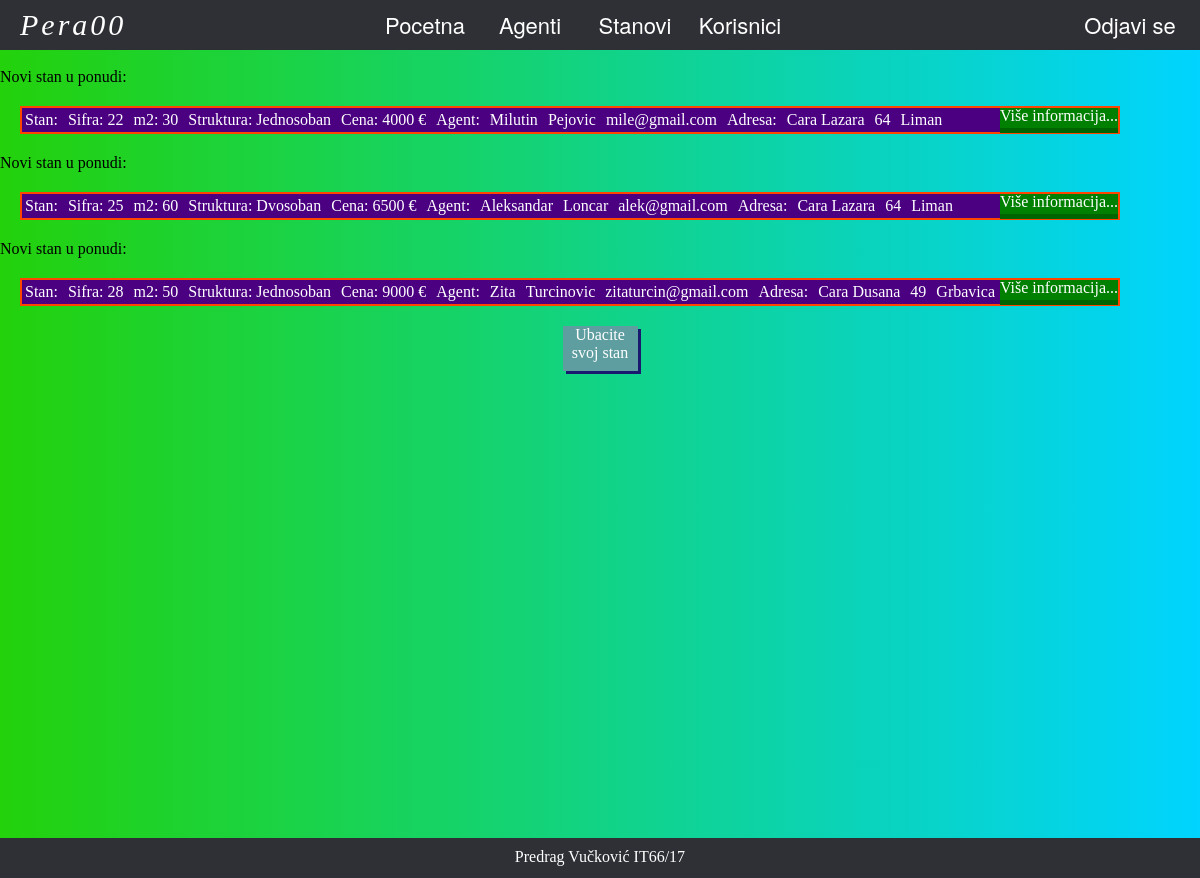
The app's page /home.php (signed in) with its own data.
### tables this page shows
CREATE TABLE IF NOT EXISTS `stanovi` (
  `SifraS` int(11) NOT NULL AUTO_INCREMENT,
  `m2` int(11) NOT NULL,
  `Struktura` varchar(11) NOT NULL,
  `Cena` int(11) NOT NULL,
  `SifraK` int(11) DEFAULT NULL,
  `SifraZ` int(11) NOT NULL,
  PRIMARY KEY (`SifraS`),
  KEY `SifraZ` (`SifraZ`),
  KEY `SifraK` (`SifraK`)
);

CREATE TABLE IF NOT EXISTS `agenti` (
  `SifraA` int(11) NOT NULL,
  `Ime` varchar(11) NOT NULL,
  `Prezime` varchar(11) NOT NULL,
  `Email` varchar(30) NOT NULL,
  PRIMARY KEY (`SifraA`)
);

CREATE TABLE IF NOT EXISTS `zgrade` (
  `SifraZ` int(11) NOT NULL,
  `Ulica` varchar(11) NOT NULL,
  `Broj` int(11) NOT NULL,
  `SifraN` int(11) NOT NULL,
  PRIMARY KEY (`SifraZ`),
  KEY `SifraN` (`SifraN`)
);

CREATE TABLE IF NOT EXISTS `naselje` (
  `SifraN` int(11) NOT NULL,
  `Naziv` varchar(11) NOT NULL,
  `km2` int(11) NOT NULL,
  PRIMARY KEY (`SifraN`)
);

### home.php (the view, shortened to what this page needs)
<!DOCTYPE html>
<html>
<head>
	<link rel="stylesheet" type="text/css" href="CSS/style.css">
</head>
<body>
	<?php
			if (isset($_SESSION['username'])) {
			$server="localhost";
			$sqlusername="root";
			$sifra="";
			$imeBaze="nekretnine";
			$username=$_SESSION['username'];
			$konekcija=mysqli_connect($server,$sqlusername,$sifra,$imeBaze);
		echo '<div class="navbar"><form action="logout.php" metod="POST"><button type="submit" id="odjava">Odjavi se</button></form><p>'.$username.'</p><div class="nav">
			<ul id="meni">
		<li><a href="home.php">Pocetna</a></li>
		<li><a href="agenti.php">Agenti</a></li>
		<li><a href="stanovi.php">Stanovi</a></li>
		<li><a href="korisnici.php">Korisnici</a></li>
		</ul>
		</div>
		</div>';
		$sql="SELECT stanovi.SifraS,m2,struktura,cena,agenti.Ime,Prezime,Email,zgrade.ulica,broj,naselje.naziv
		FROM prodaja
		INNER JOIN stanovi ON prodaja.SifraS= stanovi.SifraS
		INNER JOIN agenti ON prodaja.SifraA= agenti.SifraA
		INNER JOIN zgrade ON stanovi.SifraZ= zgrade.SifraZ
		INNER JOIN naselje ON zgrade.SifraN= naselje.SifraN
		LIMIT 3";
		echo "<br>";
		$rez=mysqli_query($konekcija, $sql);
		while ( $red=mysqli_fetch_assoc($rez)) {
			$a1=$red['SifraS'];
			$a2=$red['m2'];
			$a3=$red['struktura'];
			$a4=$red['cena'];
			$a5=$red['Ime'];
			$a6=$red['Prezime'];
			$a7=$red['Email'];
			$a8=$red['ulica'];
			$a9=$red['broj'];
			$a10=$red['naziv'];
			echo "Novi stan u ponudi:
			<div class='kontenjer'>
			<p>Stan:</p>
			<p>Sifra: $a1</p>
			<p>m2: $a2</p>
			<p>Struktura: $a3</p>
			<p>Cena: $a4 &euro;</p>
			<p>Agent:</p>
			<p>$a5</p>
			<p>$a6</p>
			<p>$a7</p>
			<p>Adresa:</p>
			<p>$a8</p>
			<p>$a9</p>
			<p>$a10</p>
			<a href='stanovi.php'>Više informacija...</a>
			</div>";
		}
		echo "<div id='svojstan'><a href='novstan.php' >Ubacite svoj stan</a></div>";
		echo "<div class='footer'>
			<p>Predrag Vučković IT66/17</p>
		</div>";
	}
	elseif(isset($_COOKIE['zapamti'])){
			$kolac=explode('.', $_COOKIE['zapamti']);
			$_SESSION['SifraK']=$kolac[0];
			$_SESSION['username']=$kolac[1];
			header("Location: home.php");
		}
	else{
		echo "<div id='provera'><p>Morate biti ulogovani da bi pristupili sajtu!</p>";
		echo "<a href='reg.php'>Registruj se</a>";
		echo "<a href='login.php'>Prijavi se</a>";
		echo "</div>";
		}
	?>
</body>
</html>

### CSS/style.css (style rules this page uses)
* { margin: 0; padding: 0; box-sizing: border-box; }
body { background-image: linear-gradient(to right,#23d20b,#00d4ff); }
ul { list-style-type: none; padding:0; }
li { display:inline-block; margin-right:1px; }
li a { display:block; width:100px; height:50px; text-align:center; line-height:50px; font-family:"Helvetica Neue", Helvetica, Arial, sans-serif; color:#fff; background:#2f3036; text-decoration:none; border-radius: 15px; font-size: 22px; }
.nav { margin: 0 auto; width: 450px; }
.navbar { background:#2f3036; }
#odjava { float: right; display:block; width:140px; height:50px; line-height:50px; font-family:"Helvetica Neue", Helvetica, Arial, sans-serif; color:#fff; background:#2f3036; border-radius: 15px; border: none; font-size: 22px; }
.navbar p { color: white; display: inline; float: left; font-size: 30px; letter-spacing: .1em; line-height: 50px; font-style: italic; margin-left: 20px; }
.kontenjer { border: 2px solid #FF4500; background-color: #4B0082; color: white; width: 1100px; margin: 20px 20px; }
.kontenjer p { display:inline-block; margin: 3px; }
.kontenjer a { background-color: green; text-decoration: none; color: white; box-shadow: 0 5px 0 darkgreen; text-align: center; line-height: 15px; padding-bottom: 5px; float: right; }
.footer { background: #2f3036;; color:white; width: 100%; height: 40px; text-align: center; font-family: verdana; padding:10px 15px; box-sizing: border-box; position: relative; overflow: hidden; display: block; margin-right: auto; margin-left: auto; margin-top: 467px; }
#svojstan { background-color: #5F9EA0; box-sizing: border-box; width: 75px; height: 45px; text-align:center; text-decoration: none; margin: auto; box-shadow: 3px 3px #191970; }
#svojstan a { text-decoration: none; color: white; }

### records on screen
stanovi: SifraS "22", m2 "30", Struktura "Jednosoban", Cena "4000", agenti.Ime "Milutin", agenti.Prezime "Pejovic", agenti.Email "mile@gmail.com", SifraZ.Ulica "Cara Lazara", SifraZ.Broj "64", naselje.Naziv "Liman"
stanovi: SifraS "25", m2 "60", Struktura "Dvosoban", Cena "6500", agenti.Ime "Aleksandar", agenti.Prezime "Loncar", agenti.Email "alek@gmail.com", SifraZ.Ulica "Cara Lazara", SifraZ.Broj "64", naselje.Naziv "Liman"
stanovi: SifraS "28", m2 "50", Struktura "Jednosoban", Cena "9000", agenti.Ime "Zita", agenti.Prezime "Turcinovic", agenti.Email "zitaturcin@gmail.com", SifraZ.Ulica "Cara Dusana", SifraZ.Broj "49", naselje.Naziv "Grbavica"

### other values on screen
$username "Pera00"
